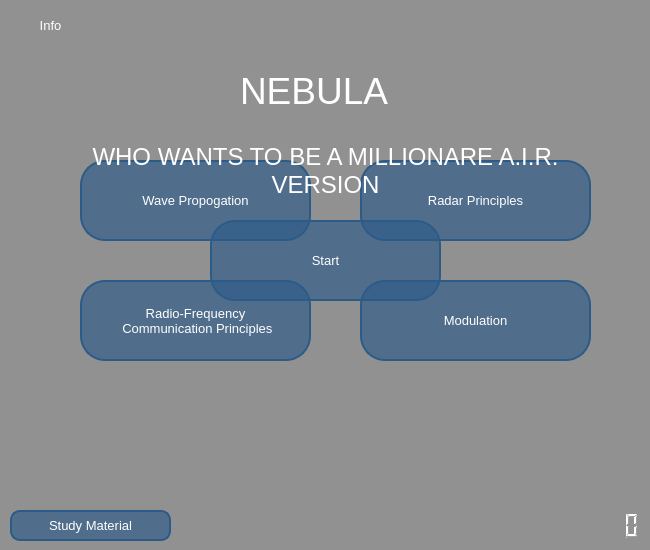
<?xml version="1.0" encoding="UTF-8"?>
<ui version="4.0">
 <class>MainWindow</class>
 <widget class="QMainWindow" name="MainWindow">
  <property name="geometry">
   <rect>
    <x>0</x>
    <y>0</y>
    <width>650</width>
    <height>550</height>
   </rect>
  </property>
  <property name="windowTitle">
   <string>NEBULA</string>
  </property>
  <property name="windowOpacity">
   <double>0.950000000000000</double>
  </property>
  <property name="styleSheet">
   <string notr="true">background-color: rgb(145, 145, 145);</string>
  </property>
  <widget class="QWidget" name="centralwidget">
   <widget class="QLCDNumber" name="lcdTime">
    <property name="geometry">
     <rect>
      <x>570</x>
      <y>510</y>
      <width>71</width>
      <height>31</height>
     </rect>
    </property>
    <property name="styleSheet">
     <string notr="true">background: transparent;
color: rgb(255, 255, 255);</string>
    </property>
   </widget>
   <widget class="QLabel" name="lblTitle">
    <property name="geometry">
     <rect>
      <x>240</x>
      <y>60</y>
      <width>171</width>
      <height>61</height>
     </rect>
    </property>
    <property name="font">
     <font>
      <family>Segoe UI</family>
      <pointsize>28</pointsize>
     </font>
    </property>
    <property name="styleSheet">
     <string notr="true">color: rgb(255, 255, 255);
background: transparent;</string>
    </property>
    <property name="text">
     <string>NEBULA</string>
    </property>
   </widget>
   <widget class="QLabel" name="imgBackground">
    <property name="geometry">
     <rect>
      <x>0</x>
      <y>0</y>
      <width>650</width>
      <height>550</height>
     </rect>
    </property>
    <property name="text">
     <string/>
    </property>
    <property name="scaledContents">
     <bool>true</bool>
    </property>
   </widget>
   <widget class="QPushButton" name="btnStart">
    <property name="geometry">
     <rect>
      <x>210</x>
      <y>220</y>
      <width>231</width>
      <height>81</height>
     </rect>
    </property>
    <property name="font">
     <font>
      <family>Segoe UI</family>
      <pointsize>10</pointsize>
     </font>
    </property>
    <property name="cursor">
     <cursorShape>PointingHandCursor</cursorShape>
    </property>
    <property name="layoutDirection">
     <enum>Qt::LeftToRight</enum>
    </property>
    <property name="styleSheet">
     <string notr="true">#btnStart {         
						
						background-color: rgba(45, 91, 136, 65%);
						border-radius: 25px;
                        color: rgb(255, 255, 255);
                        border: 2px solid #2d5b88;
                        }
                        #btnStart:hover{
						background-color: rgb(59, 122, 180);
                        color: rgb(255, 255, 255);
                        }
                        #btnStart:pressed {
                        background-color: rgba(45, 91, 136, 65%);
                        color: rgb(255, 255, 255);
                        }</string>
    </property>
    <property name="text">
     <string>Start</string>
    </property>
   </widget>
   <widget class="QPushButton" name="btnQuiz">
    <property name="geometry">
     <rect>
      <x>10</x>
      <y>510</y>
      <width>161</width>
      <height>31</height>
     </rect>
    </property>
    <property name="font">
     <font>
      <family>Segoe UI</family>
      <pointsize>10</pointsize>
     </font>
    </property>
    <property name="cursor">
     <cursorShape>PointingHandCursor</cursorShape>
    </property>
    <property name="layoutDirection">
     <enum>Qt::RightToLeft</enum>
    </property>
    <property name="styleSheet">
     <string notr="true">#btnQuiz {         
						
						background-color: rgba(45, 91, 136, 65%);
						border-radius: 10px;
                        color: rgb(255, 255, 255);
                        border: 2px solid #2d5b88;
                        }
                        #btnQuiz:hover{
						background-color: rgb(59, 122, 180);
                        color: rgb(255, 255, 255);
                        }
                        #btnQuiz:pressed {
                        background-color: rgba(45, 91, 136, 65%);
                        color: rgb(255, 255, 255);
                        }</string>
    </property>
    <property name="text">
     <string>Study Material</string>
    </property>
   </widget>
   <widget class="QPushButton" name="btnInfo">
    <property name="geometry">
     <rect>
      <x>10</x>
      <y>10</y>
      <width>81</width>
      <height>31</height>
     </rect>
    </property>
    <property name="font">
     <font>
      <family>Segoe UI</family>
      <pointsize>10</pointsize>
     </font>
    </property>
    <property name="cursor">
     <cursorShape>PointingHandCursor</cursorShape>
    </property>
    <property name="layoutDirection">
     <enum>Qt::RightToLeft</enum>
    </property>
    <property name="styleSheet">
     <string notr="true">#btnInfo {         
						
						background-color: transparent;
						border-radius: 10px;
                        color: rgb(255, 255, 255);
                        border:none;
                        }
                        #btnInfo:hover{
						background-color: rgba(45, 91, 136, 65%);
                        color: rgb(255, 255, 255);
                        }
                        #btnInfo:pressed {
                        background-color: transparent;
                        color: rgb(255, 255, 255);
                        }</string>
    </property>
    <property name="text">
     <string>Info</string>
    </property>
   </widget>
   <widget class="QPushButton" name="btnWave">
    <property name="geometry">
     <rect>
      <x>80</x>
      <y>160</y>
      <width>231</width>
      <height>81</height>
     </rect>
    </property>
    <property name="font">
     <font>
      <family>Segoe UI</family>
      <pointsize>10</pointsize>
     </font>
    </property>
    <property name="cursor">
     <cursorShape>PointingHandCursor</cursorShape>
    </property>
    <property name="layoutDirection">
     <enum>Qt::LeftToRight</enum>
    </property>
    <property name="styleSheet">
     <string notr="true">QPushButton {         
						
						background-color: rgba(45, 91, 136, 65%);
						border-radius: 25px;
                        color: rgb(255, 255, 255);
                        border: 2px solid #2d5b88;
                        }
                        QPushButton:hover{
						background-color: rgb(59, 122, 180);
                        color: rgb(255, 255, 255);
                        }
                        QPushButton:pressed {
                        background-color: rgba(45, 91, 136, 65%);
                        color: rgb(255, 255, 255);
                        }</string>
    </property>
    <property name="text">
     <string>Wave Propogation</string>
    </property>
   </widget>
   <widget class="QPushButton" name="btnRadar">
    <property name="geometry">
     <rect>
      <x>360</x>
      <y>160</y>
      <width>231</width>
      <height>81</height>
     </rect>
    </property>
    <property name="font">
     <font>
      <family>Segoe UI</family>
      <pointsize>10</pointsize>
     </font>
    </property>
    <property name="cursor">
     <cursorShape>PointingHandCursor</cursorShape>
    </property>
    <property name="layoutDirection">
     <enum>Qt::LeftToRight</enum>
    </property>
    <property name="styleSheet">
     <string notr="true">QPushButton {         
						
						background-color: rgba(45, 91, 136, 65%);
						border-radius: 25px;
                        color: rgb(255, 255, 255);
                        border: 2px solid #2d5b88;
                        }
                        QPushButton:hover{
						background-color: rgb(59, 122, 180);
                        color: rgb(255, 255, 255);
                        }
                        QPushButton:pressed {
                        background-color: rgba(45, 91, 136, 65%);
                        color: rgb(255, 255, 255);
                        }</string>
    </property>
    <property name="text">
     <string>Radar Principles</string>
    </property>
   </widget>
   <widget class="QPushButton" name="btnMod">
    <property name="geometry">
     <rect>
      <x>360</x>
      <y>280</y>
      <width>231</width>
      <height>81</height>
     </rect>
    </property>
    <property name="font">
     <font>
      <family>Segoe UI</family>
      <pointsize>10</pointsize>
     </font>
    </property>
    <property name="cursor">
     <cursorShape>PointingHandCursor</cursorShape>
    </property>
    <property name="layoutDirection">
     <enum>Qt::LeftToRight</enum>
    </property>
    <property name="styleSheet">
     <string notr="true">QPushButton {         
						
						background-color: rgba(45, 91, 136, 65%);
						border-radius: 25px;
                        color: rgb(255, 255, 255);
                        border: 2px solid #2d5b88;
                        }
                        QPushButton:hover{
						background-color: rgb(59, 122, 180);
                        color: rgb(255, 255, 255);
                        }
                        QPushButton:pressed {
                        background-color: rgba(45, 91, 136, 65%);
                        color: rgb(255, 255, 255);
                        }</string>
    </property>
    <property name="text">
     <string>Modulation</string>
    </property>
   </widget>
   <widget class="QPushButton" name="btnRF">
    <property name="geometry">
     <rect>
      <x>80</x>
      <y>280</y>
      <width>231</width>
      <height>81</height>
     </rect>
    </property>
    <property name="font">
     <font>
      <family>Segoe UI</family>
      <pointsize>10</pointsize>
     </font>
    </property>
    <property name="cursor">
     <cursorShape>PointingHandCursor</cursorShape>
    </property>
    <property name="layoutDirection">
     <enum>Qt::LeftToRight</enum>
    </property>
    <property name="styleSheet">
     <string notr="true">QPushButton {			
						background-color: rgba(45, 91, 136, 65%);
						border-radius: 25px;
                        color: rgb(255, 255, 255);
                        border: 2px solid #2d5b88;
                        }
                        QPushButton:hover{
						background-color: rgb(59, 122, 180);
                        color: rgb(255, 255, 255);
                        }
                        QPushButton:pressed {
                        background-color: rgba(45, 91, 136, 65%);
                        color: rgb(255, 255, 255);
                        }</string>
    </property>
    <property name="text">
     <string>Radio-Frequency
 Communication Principles</string>
    </property>
   </widget>
   <widget class="QLabel" name="lblSubHeader">
    <property name="geometry">
     <rect>
      <x>90</x>
      <y>130</y>
      <width>471</width>
      <height>81</height>
     </rect>
    </property>
    <property name="font">
     <font>
      <family>Segoe UI</family>
      <pointsize>18</pointsize>
     </font>
    </property>
    <property name="styleSheet">
     <string notr="true">color: rgb(255, 255, 255);
background: transparent;</string>
    </property>
    <property name="text">
     <string>WHO WANTS TO BE A MILLIONARE A.I.R. VERSION</string>
    </property>
    <property name="alignment">
     <set>Qt::AlignCenter</set>
    </property>
    <property name="wordWrap">
     <bool>true</bool>
    </property>
   </widget>
   <zorder>imgBackground</zorder>
   <zorder>lcdTime</zorder>
   <zorder>lblTitle</zorder>
   <zorder>btnStart</zorder>
   <zorder>btnQuiz</zorder>
   <zorder>btnInfo</zorder>
   <zorder>btnWave</zorder>
   <zorder>btnRadar</zorder>
   <zorder>btnMod</zorder>
   <zorder>btnRF</zorder>
   <zorder>lblSubHeader</zorder>
  </widget>
 </widget>
 <resources/>
 <connections/>
</ui>
